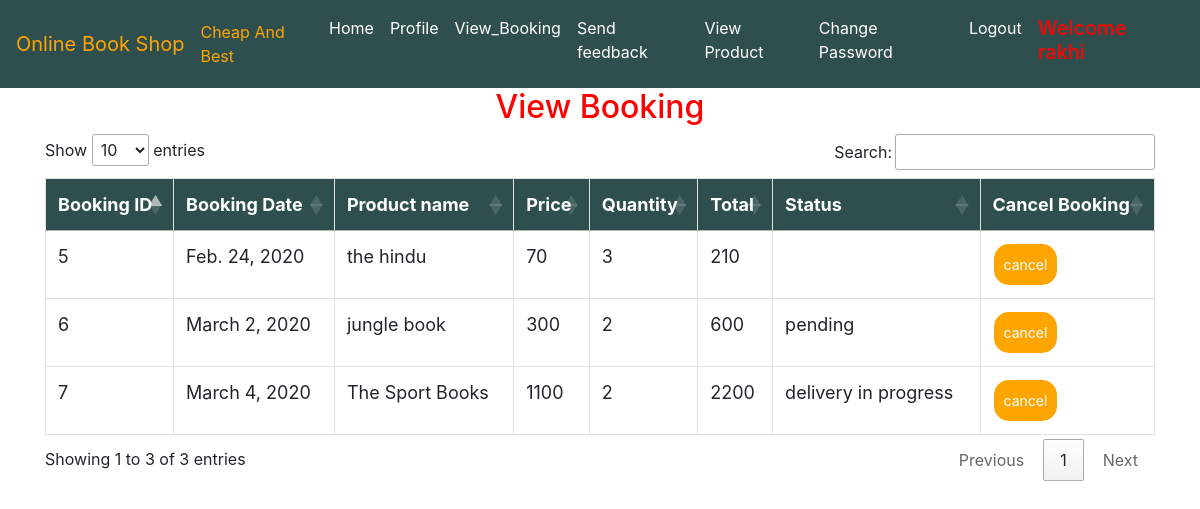
The page /view_booking (signed in) on the database its author committed.
### bookshop/models.py (models this page shows, shortened)
class Booking(models.Model):
    status = models.ForeignKey(Status, on_delete=models.CASCADE, null=True)
    user = models.ForeignKey(User, on_delete=models.CASCADE, null=True)
    book_date = models.CharField(max_length=30, null=True)
    c_name = models.CharField(max_length=30, null=True)
    email = models.EmailField(null=True)
    contact = models.CharField(max_length=30, null=True)
    city = models.CharField(max_length=30, null=True)
    address = models.CharField(max_length=30, null=True)
    pro_name = models.CharField(max_length=30, null=True)
    price = models.IntegerField(null=True)
    quantity = models.IntegerField(null=True)
    total = models.IntegerField(null=True)

class Status(models.Model):
    name = models.CharField(max_length=20, null=True)

### bookshop/views.py (the view)
# urls.py: path('view_booking', View_Booking, name='view_booking'),
def View_Booking(request):
    book = Booking.objects.filter(user=request.user)
    if book:
        pass
    else:
        message1 = messages.info(request, 'Not Found Any Data Related To Order')
    d = {'book': book}
    return render(request, 'view_booking.html', d)

### bookshop/templates/view_booking.html (shortened to what this page needs)
{% extends 'User_navigation.html' %}
{% block body %}
<center><h2 style="color:red">View Booking</h2></center>
 <div class="container">
<table class="table table-bordered" id="myTable">
  <thead>
  <tr>
    <th>Booking ID</th>
    <th>Booking Date</th>
      <th> Product name</th>
    <th>Price</th>
      <th>Quantity</th>
      <th> Total</th>
    <th>Status</th>
    <th>Cancel Booking</th>
  </tr>
  </thead>
   <tbody>
{% for i in book %}
  <tr>
    <td>{{i.id}}</td>
    <td>{{i.book_date}}</td>
      <td>{{i.pro_name}}</td>
      <td>{{i.price}}</td>
      <td>{{i.quantity}}</td>
      <td>{{i.total}}</td>
      <td>{{i.status.name}}</td>
      <td><a href="{% url 'delete_booking' i.id %}"><button class="button button1">cancel</button></a></td>
  </tr>
   {% endfor %}
    </tbody>
</table>
 </div>
{% endblock %}

### bookshop/templates/User_navigation.html (style rules this page uses)
* { box-sizing: border-box; }
#myTable { border-collapse: collapse; width: 100%; border: 1px solid #ddd; font-size: 18px; }
#myTable th { text-align: left; padding: 12px; background-color: DarkSlateGrey; color: white; }
#myTable td { text-align: left; padding: 12px; background-color: white; }
#myTable tr { border-bottom: 1px solid #ddd; }
.button { background-color: orange; border: none; color: white; padding: 10px; text-align: center; text-decoration: none; display: inline-block; font-size: 14px; margin: 1px 1px; cursor: pointer; }
.button1 { border-radius: 15px; }

### rows shown on the page
Booking: id "5", book_date "Feb. 24, 2020", pro_name "the hindu", price "70", quantity "3", total "210"
Booking: id "6", book_date "March 2, 2020", pro_name "jungle book", price "300", quantity "2", total "600", status.name "pending"
Booking: id "7", book_date "March 4, 2020", pro_name "The Sport Books", price "1100", quantity "2", total "2200", status.name "delivery in progress"
